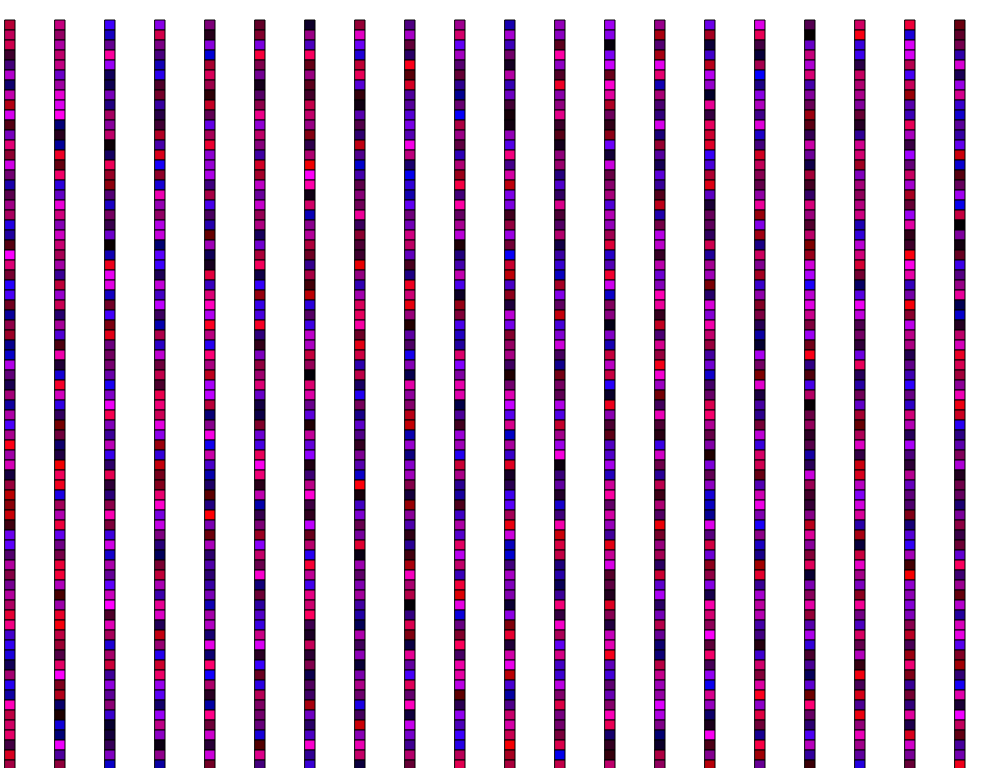
Frame 1 (no input)
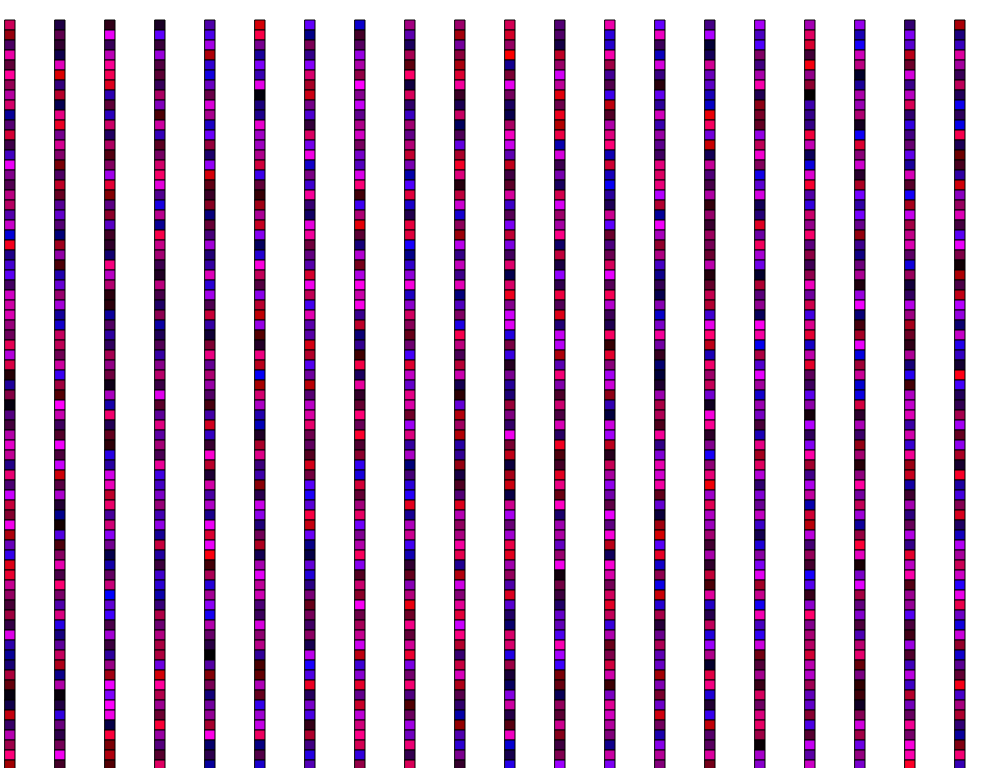
Frame 60 (no input)
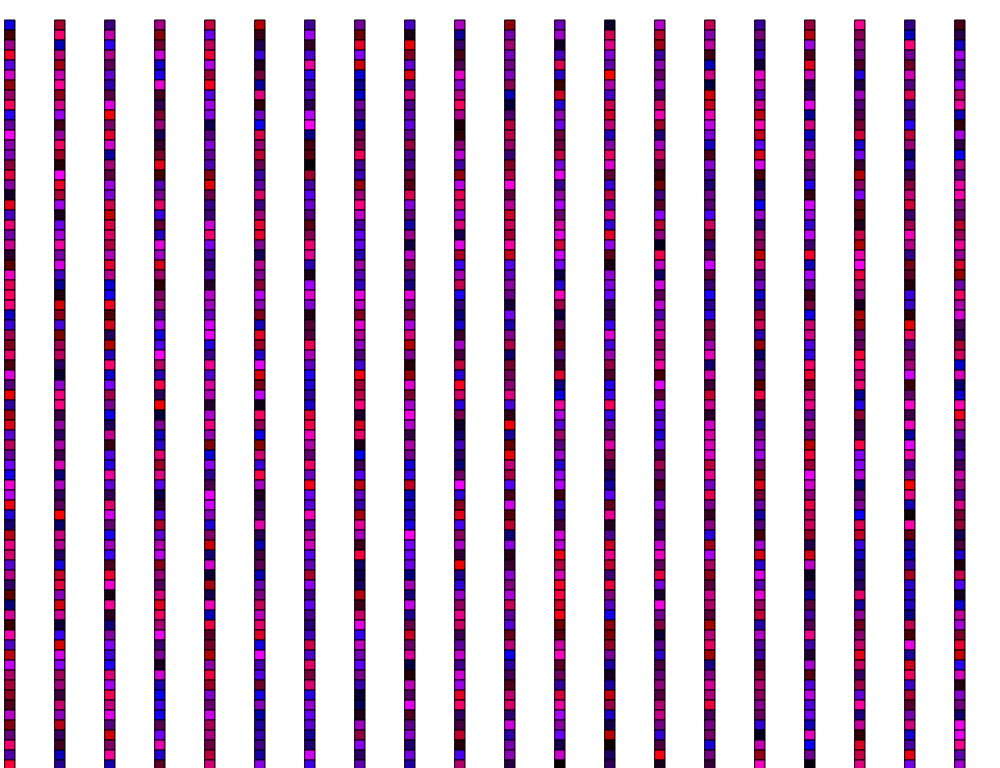
Frame 120 (the mouse pressed at the canvas centre since frame 60)

The p5.js sketch that drew these frames (run headless with seeded random() and noise() and a simulated clock; from frame 60 on, the mouse is pressed at the canvas centre):

// p5.js sketch
// ── sketch.js
//var x;


function setup(){
  createCanvas(1000,768);
//x=width/2; 

}

function draw(){
    noFill();
    
background(255);
    
    for(var i=5;i<=width;i+=50) {
        
        for(var j=20;j<=height;j+=10){
         fill(random (255),0,random(255));  
        rect(i,j,10,10);
            
        
        
    
       
        }
    }
}
